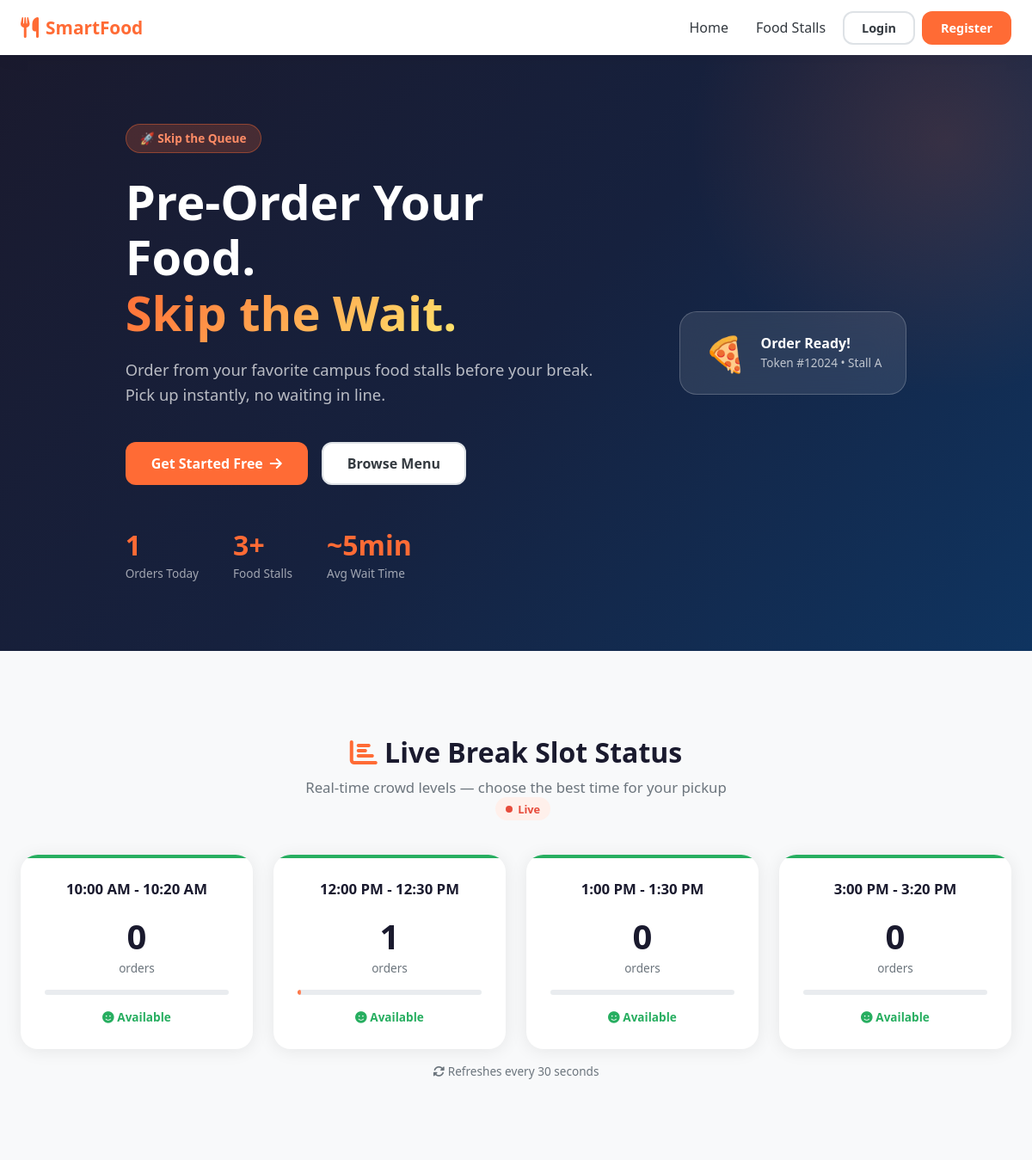
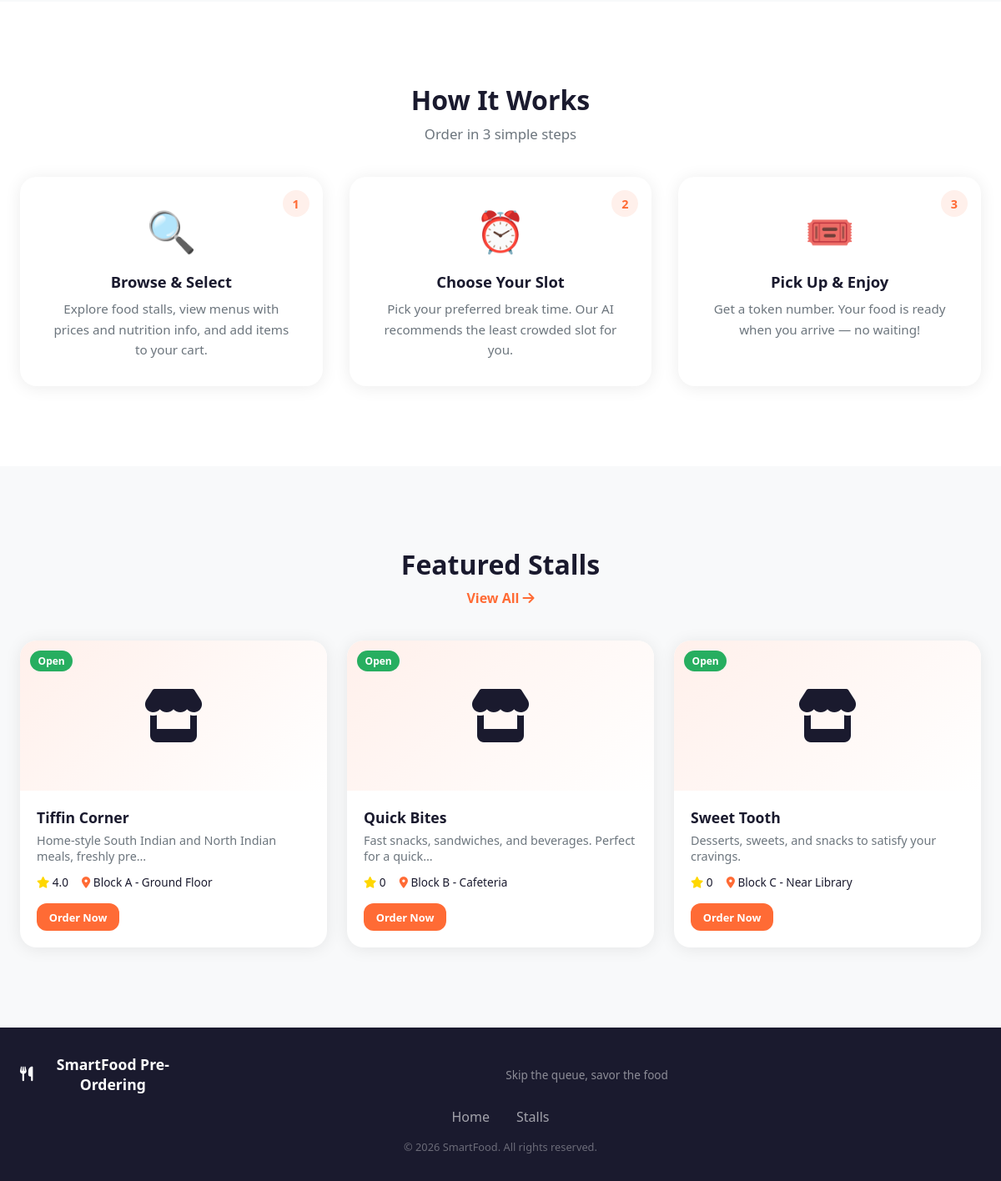
The page / on the database its author committed (2 pictures, top to bottom).
### apps/stalls/models.py (models this page shows, shortened)
class FoodStall(models.Model):
    name = models.CharField(max_length=100)
    description = models.TextField(blank=True)
    owner = models.ForeignKey(User, on_delete=models.SET_NULL, null=True, related_name='stalls')
    image = models.ImageField(upload_to='stalls/', blank=True, null=True)
    location = models.CharField(max_length=200, blank=True)
    is_open = models.BooleanField(default=True)
    max_capacity = models.IntegerField(default=50, help_text="Maximum orders per break slot")
    created_at = models.DateTimeField(auto_now_add=True)
    @property
    def avg_rating(self):
        reviews = self.reviews.all()
        if reviews.exists():
            return round(sum(r.rating for r in reviews) / reviews.count(), 1)
        return 0

class StallReview(models.Model):
    stall = models.ForeignKey(FoodStall, on_delete=models.CASCADE, related_name='reviews')
    user = models.ForeignKey(User, on_delete=models.CASCADE)
    rating = models.IntegerField(choices=[(i, i) for i in range(1, 6)])
    comment = models.TextField(blank=True)
    created_at = models.DateTimeField(auto_now_add=True)
    class Meta:
        unique_together = ('stall', 'user')

### apps/orders/views.py (the view)
# urls.py: path('', views.home, name='home'),
def home(request):
    stalls = FoodStall.objects.filter(is_open=True).annotate(avg_rating_db=Avg('reviews__rating'))[:6]
    today = timezone.now().date()
    today_orders = Order.objects.filter(pickup_date=today)
    slot_info = []
    for slot_value, slot_label in BREAK_SLOT_CHOICES:
        count = today_orders.filter(break_slot=slot_value).count()
        if count < 20:
            level = 'low'
        elif count < 40:
            level = 'medium'
        else:
            level = 'high'
        slot_info.append({
            'value': slot_value,
            'label': slot_label,
            'count': count,
            'level': level,
        })
    context = {
        'stalls': stalls,
        'slot_info': slot_info,
        'today_total_orders': today_orders.count(),
    }
    return render(request, 'orders/home.html', context)

### templates/orders/home.html (shortened to what this page needs)
{% extends 'base/base.html' %}
{% load static %}
{% block content %}
<section class="hero">
    <div class="hero-content">
        <div class="hero-badge">🚀 Skip the Queue</div>
        <h1 class="hero-title">Pre-Order Your Food.<br><span class="gradient-text">Skip the Wait.</span></h1>
        <p class="hero-subtitle">Order from your favorite campus food stalls before your break. Pick up instantly, no waiting in line.</p>
        <div class="hero-actions">
            {% if user.is_authenticated %}
            <a href="{% url 'stall_list' %}" class="btn btn-primary btn-large">Browse Stalls <i class="fas fa-arrow-right"></i></a>
            <a href="{% url 'my_orders' %}" class="btn btn-outline btn-large">My Orders</a>
            {% else %}
            <a href="{% url 'register' %}" class="btn btn-primary btn-large">Get Started Free <i class="fas fa-arrow-right"></i></a>
            <a href="{% url 'stall_list' %}" class="btn btn-outline btn-large">Browse Menu</a>
            {% endif %}
        </div>
        <div class="hero-stats">
            <div class="hero-stat">
                <span class="hero-stat-num">{{ today_total_orders }}</span>
                <span class="hero-stat-label">Orders Today</span>
            </div>
            <div class="hero-stat">
                <span class="hero-stat-num">{{ stalls|length }}+</span>
                <span class="hero-stat-label">Food Stalls</span>
            </div>
            <div class="hero-stat">
                <span class="hero-stat-num">~5min</span>
                <span class="hero-stat-label">Avg Wait Time</span>
            </div>
        </div>
    </div>
    <div class="hero-visual">
        <div class="hero-card floating">
            <div class="hero-card-icon">🍕</div>
            <div class="hero-card-text">
                <strong>Order Ready!</strong>
                <span>Token #12024 • Stall A</span>
            </div>
        </div>
    </div>
</section>
<section class="section">
    <div class="container">
        <div class="section-header">
            <h2><i class="fas fa-chart-bar text-primary"></i> Live Break Slot Status</h2>
            <p>Real-time crowd levels — choose the best time for your pickup</p>
            <span class="live-badge"><span class="live-dot"></span> Live</span>
        </div>
        <div class="slot-grid" id="slotGrid">
            {% for slot in slot_info %}
            <div class="slot-card slot-{{ slot.level }}">
                <div class="slot-time">{{ slot.label }}</div>
                <div class="slot-orders">
                    <span class="slot-count">{{ slot.count }}</span>
                    <span class="slot-label">orders</span>
                </div>
                <div class="slot-bar">
                    <div class="slot-fill" style="width: {% widthratio slot.count 50 100 %}%"></div>
                </div>
                <div class="slot-status slot-status-{{ slot.level }}">
                    {% if slot.level == 'low' %}<i class="fas fa-smile"></i> Available
                    {% elif slot.level == 'medium' %}<i class="fas fa-meh"></i> Moderate
                    {% else %}<i class="fas fa-fire"></i> Peak Hour
                    {% endif %}
                </div>
            </div>
            {% endfor %}
        </div>
        <p class="slot-refresh-note"><i class="fas fa-sync-alt"></i> Refreshes every 30 seconds</p>
    </div>
</section>
<section class="section section-alt">
    <div class="container">
        <div class="section-header">
            <h2>How It Works</h2>
            <p>Order in 3 simple steps</p>
        </div>
        <div class="steps-grid">
            <div class="step-card">
                <div class="step-icon">🔍</div>
                <div class="step-num">1</div>
                <h3>Browse & Select</h3>
                <p>Explore food stalls, view menus with prices and nutrition info, and add items to your cart.</p>
            </div>
            <div class="step-card">
                <div class="step-icon">⏰</div>
                <div class="step-num">2</div>
                <h3>Choose Your Slot</h3>
                <p>Pick your preferred break time. Our AI recommends the least crowded slot for you.</p>
            </div>
            <div class="step-card">
                <div class="step-icon">🎟️</div>
                <div class="step-num">3</div>
                <h3>Pick Up & Enjoy</h3>
                <p>Get a token number. Your food is ready when you arrive — no waiting!</p>
            </div>
        </div>
    </div>
</section>
{% if stalls %}
<section class="section">
    <div class="container">
        <div class="section-header">
            <h2>Featured Stalls</h2>
            <a href="{% url 'stall_list' %}" class="view-all-link">View All <i class="fas fa-arrow-right"></i></a>
        </div>
        <div class="stall-grid">
            {% for stall in stalls %}
            <a href="{% url 'stall_detail' stall.pk %}" class="stall-card">
                <div class="stall-image">
                    {% if stall.image %}
                    <img src="{{ stall.image.url }}" alt="{{ stall.name }}">
                    {% else %}
                    <div class="stall-image-placeholder">
                        <i class="fas fa-store"></i>
                    </div>
                    {% endif %}
                    <div class="stall-badge {% if stall.is_open %}badge-open{% else %}badge-closed{% endif %}">
                        {% if stall.is_open %}Open{% else %}Closed{% endif %}
                    </div>
                </div>
                <div class="stall-info">
                    <h3>{{ stall.name }}</h3>
                    <p>{{ stall.description|truncatechars:60 }}</p>
                    <div class="stall-meta">
                        <span><i class="fas fa-star text-yellow"></i> {{ stall.avg_rating }}</span>
                        <span><i class="fas fa-map-marker-alt text-primary"></i> {{ stall.location }}</span>
                    </div>
                    <span class="btn btn-sm btn-primary">Order Now</span>
                </div>
            </a>
            {% endfor %}
        </div>
    </div>
</section>
{% endif %}
{% endblock %}

### rows shown on the page
FoodStall: is_open "Open", name "Tiffin Corner", description "Home-style South Indian and North Indian meals, freshly pre…", avg_rating "4.0", location "Block A - Ground Floor"
FoodStall: is_open "Open", name "Quick Bites", description "Fast snacks, sandwiches, and beverages. Perfect for a quick…", avg_rating "0", location "Block B - Cafeteria"
FoodStall: is_open "Open", name "Sweet Tooth", description "Desserts, sweets, and snacks to satisfy your cravings.", avg_rating "0", location "Block C - Near Library"

### other values the page prints
{{ today_total_orders }} "1"
{{ stalls|length }} "3"
{{ slot.label }} "10:00 AM - 10:20 AM" "12:00 PM - 12:30 PM" "1:00 PM - 1:30 PM" "3:00 PM - 3:20 PM"
{{ slot.count }} "0" "1" "0" "0"
